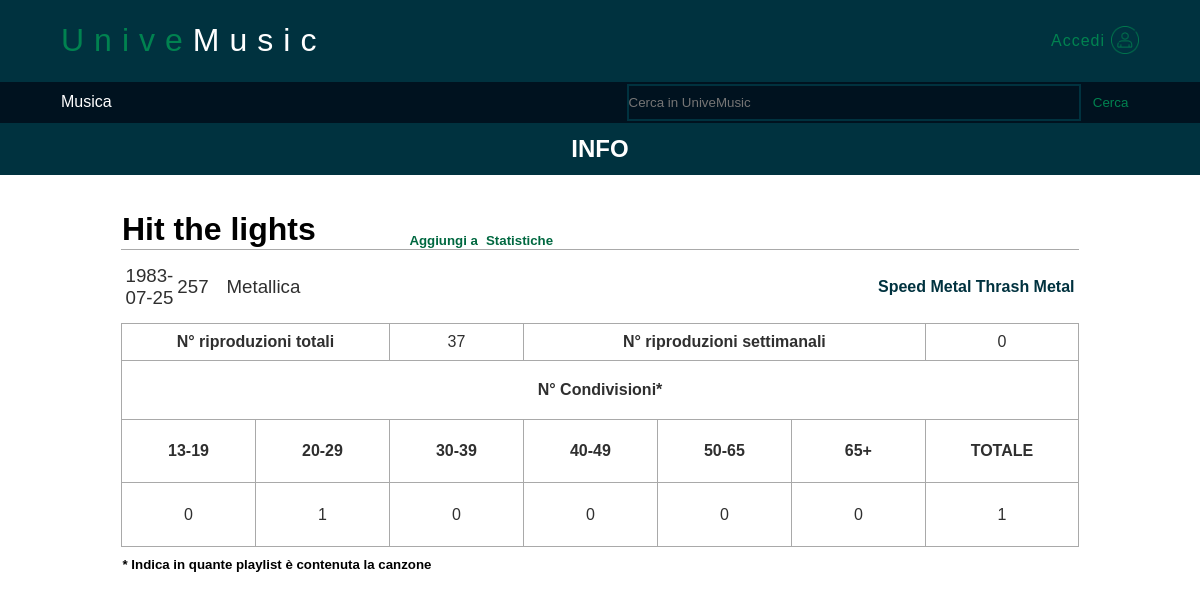
/SongStat/1, run on the app's committed database.
### tables this page shows
CREATE TABLE canzoni (
	id_canzone INTEGER NOT NULL, 
	titolo VARCHAR NOT NULL, 
	rilascio DATE NOT NULL, 
	durata INTEGER NOT NULL, 
	colore VARCHAR NOT NULL, 
	id_artista INTEGER NOT NULL, 
	CONSTRAINT pk_id_canzone PRIMARY KEY (id_canzone), 
	CONSTRAINT key_canzone UNIQUE (titolo, rilascio, id_artista), 
	CONSTRAINT fk_artista FOREIGN KEY(id_artista) REFERENCES artisti (id_utente) ON DELETE CASCADE ON UPDATE CASCADE
);

CREATE TABLE utenti (
	id_utente INTEGER NOT NULL, 
	email VARCHAR NOT NULL, 
	nome VARCHAR NOT NULL, 
	cognome VARCHAR NOT NULL, 
	nickname VARCHAR, 
	bio VARCHAR, 
	data_nascita DATE NOT NULL, 
	password VARCHAR NOT NULL, 
	ruolo INTEGER NOT NULL, 
	CONSTRAINT pk_id_utente PRIMARY KEY (id_utente), 
	CONSTRAINT check_ruolo CHECK (ruolo>0 AND ruolo<4), 
	CONSTRAINT key_email UNIQUE (email), 
	CONSTRAINT key_nickname UNIQUE (nickname), 
	UNIQUE (nickname)
);

CREATE TABLE attributo_canzone (
	id_tag VARCHAR NOT NULL, 
	id_canzone INTEGER NOT NULL, 
	CONSTRAINT pk_attributo_canzone PRIMARY KEY (id_tag, id_canzone), 
	CONSTRAINT fk_tag FOREIGN KEY(id_tag) REFERENCES tag (tag) ON DELETE CASCADE ON UPDATE CASCADE, 
	CONSTRAINT fk_canzone FOREIGN KEY(id_canzone) REFERENCES canzoni (id_canzone) ON DELETE CASCADE ON UPDATE CASCADE
);

### song.py (the view)
@SongBP.route('/SongStat/<IdCanzone>')
def SongStat(IdCanzone):
    conn = engine.connect()
    rs = conn.execute(' SELECT * FROM statistiche WHERE statistiche.id_statistica = ('
                      ' SELECT statistiche.id_statistica FROM statistiche_canzoni NATURAL JOIN statistiche'
                      ' WHERE statistiche_canzoni.id_canzone = ?)', IdCanzone)
    stat = rs.fetchone()
    Tot = stat[1]+stat[2]+stat[3]+stat[4]+stat[5]+stat[6]
    statistiche = {'Fascia1': stat[1],'Fascia2': stat[2],'Fascia3': stat[3],'Fascia4': stat[4],'Fascia5': stat[5],'Fascia6': stat[6],'Tot': Tot,
                    'n_riproduzioni_totali': stat[7], 'n_riproduzioni_settimanali': stat[8]}
    rs = conn.execute(' SELECT * FROM canzoni JOIN utenti ON canzoni.id_artista = utenti.id_utente WHERE canzoni.id_canzone = ?', IdCanzone)
    song = rs.fetchone()
    rs = conn.execute('SELECT attributo_canzone.id_tag FROM attributo_canzone WHERE attributo_canzone.id_canzone = ?', IdCanzone)
    tags = rs.fetchall()
    Tags = {'Tag_1': tags[0][0], 'Tag_2': tags[1][0]}
    conn.close()
    return render_template("SongStatistics.html", stat=statistiche, song=song, tags=Tags)

### main.py (called while the page is built)
@app.context_processor
def inject_enumerate():
    return dict(enumerate=enumerate, str=str, len=len)

### song.py (called while the page is built)
@SongBP.context_processor
def inject_enumerate():
    return dict(enumerate=enumerate, str=str, len=len)

### templates/SongStatistics.html
{% extends "Base.html" %}
{% block pagebody %}
        <div id="container2">
            <h2 id="subtitle">INFO</h2>
        </div>
        <div id="container3">
            <table class="tabella3">
                <tr><td colspan="5">
                    <table style="width: 100%;margin-bottom: 1%;margin-top: 1%;border-collapse: collapse;"><tr>
                        <td style="width: 30%;text-align: left;margin: 0%;border-bottom: 1px solid darkgray;"><h1 id="Playlist">{{song.titolo}}</h1></td>
                        <td style="width: 8%;vertical-align: bottom;border-bottom: 1px solid darkgray;text-align: left;" onmousedown="CancellaRaccolta()">
                            <h5 id="NuovaRaccolta">Aggiungi a</h5>
                        </td>
                        <td style="width: 8%;vertical-align: bottom;border-bottom: 1px solid darkgray;text-align: left;">
                           <a href="DatiPersonali.html"><h5 id="NuovaRaccolta">Statistiche</h5></a>
                        </td>
                        <td style="width: 74%;border-bottom: 1px solid darkgray;"></td>
                    </tr></table>
                </td></tr>
                <tr><td colspan="5">
                    <table style="width: 100%;font-family: Helvetica;border-collapse: collapse;">
                        <tr>
                            <td colspan="7">
                                <table style="width:100%; table-layout: auto;margin-bottom: 1%;">
                                    <tr>
                                        <td style="width: 5%;"><h3 class="text-section-2" style="font-weight: lighter;margin: 0%;">{{song.rilascio}}</h3></td>
                                        <td style="width: 5%;"><h3 class="text-section-2" style="font-weight: lighter;margin: 0%;">{{song.durata}}</h3></td>
                                        <td style="width: 20%;"><h3 class="text-section-2" style="font-weight: lighter;margin: 0%;">{{song.nickname}}</h3></td>
                                        <td style="width: 70%;text-align:right;"><h4 class="text-section-2" style="margin: 0%;color: #00323F;">{{tags.Tag_1}} {{tags.Tag_2}}</h4></td>
                                    </tr>
                                </table>
                            </td>
                        </tr>
                        <tr>
                            <td colspan="2" style="font-family: Helvetica;color: #2f2f2f;border: 1px solid darkgray;text-align: center;"><h4 style="margin: 2%;">N° riproduzioni totali</h4></td>
                            <td style="font-family: Helvetica;color: #2f2f2f;border: 1px solid darkgray;text-align: center;"><h4 style="font-weight: lighter;margin: 0%;">{{stat.n_riproduzioni_totali}}</h4></td>
                            <td colspan="3" style="font-family: Helvetica;color: #2f2f2f;border: 1px solid darkgray;text-align: center;"><h4 style="margin: 2%;">N° riproduzioni settimanali</h4></td>
                            <td style="font-family: Helvetica;color: #2f2f2f;border: 1px solid darkgray;text-align: center;"><h4 style="font-weight: lighter;margin: 0%;">{{stat.n_riproduzioni_settimanali}}</h4></td>
                        </tr>
                        <tr>
                            <td colspan="7" style="font-family: Helvetica;color: #2f2f2f;border: 1px solid darkgray;text-align: center;"><h4 style="margin: 2%;">N° Condivisioni*</h4></td>
                        </tr>
                        <tr>
                            <td style="width:14%; font-family: Helvetica;color: #2f2f2f;border: 1px solid darkgray;text-align: center;"><h4>13-19</h4></td>
                            <td style="width:14%;font-family: Helvetica;color: #2f2f2f;border: 1px solid darkgray;text-align: center;"><h4>20-29</h4></td>
                            <td style="width:14%;font-family: Helvetica;color: #2f2f2f;border: 1px solid darkgray;text-align: center;"><h4>30-39</h4></td>
                            <td style="width:14%;font-family: Helvetica;color: #2f2f2f;border: 1px solid darkgray;text-align: center;"><h4>40-49</h4></td>
                            <td style="width:14%;font-family: Helvetica;color: #2f2f2f;border: 1px solid darkgray;text-align: center;"><h4>50-65</h4></td>
                            <td style="width:14%;font-family: Helvetica;color: #2f2f2f;border: 1px solid darkgray;text-align: center;"><h4>65+</h4></td>
                            <td style="width:16%;font-family: Helvetica;color: #2f2f2f;border: 1px solid darkgray;text-align: center;"><h4>TOTALE</h4></td>
                        </tr>
                        <tr>
                            <td style="width:14%;font-family: Helvetica;color: #2f2f2f;border: 1px solid darkgray;text-align: center;"><h4 style="font-weight: lighter;">{{stat.Fascia1}}</h4></td>
                            <td style="width:14%;font-family: Helvetica;color: #2f2f2f;border: 1px solid darkgray;text-align: center;"><h4 style="font-weight: lighter;">{{stat.Fascia2}}</h4></td>
                            <td style="width:14%;font-family: Helvetica;color: #2f2f2f;border: 1px solid darkgray;text-align: center;"><h4 style="font-weight: lighter;">{{stat.Fascia3}}</h4></td>
                            <td style="width:14%;font-family: Helvetica;color: #2f2f2f;border: 1px solid darkgray;text-align: center;"><h4 style="font-weight: lighter;">{{stat.Fascia4}}</h4></td>
                            <td style="width:14%;font-family: Helvetica;color: #2f2f2f;border: 1px solid darkgray;text-align: center;"><h4 style="font-weight: lighter;">{{stat.Fascia5}}</h4></td>
                            <td style="width:14%;font-family: Helvetica;color: #2f2f2f;border: 1px solid darkgray;text-align: center;"><h4 style="font-weight: lighter;">{{stat.Fascia6}}</h4></td>
                            <td style="width:16%;font-family: Helvetica;color: #2f2f2f;border: 1px solid darkgray;text-align: center;"><h4 style="font-weight: lighter;">{{stat.Tot}}</h4></td>
                        </tr>
                        <tr>
                            <td colspan="7" style="font-family: Helvetica;"><h5 style="margin: 1%;margin-left: 0%;">* Indica in quante playlist è contenuta la canzone</h5></td>
                        </tr>
                    </table>
                </td></tr>
            </table>
        </div>
{% endblock%}

### static/stile.css (style rules this page uses)
html { height: 100%; }
body { height: 100%; margin: 0%; border-collapse: collapse; position: relative; }
#container2 { background-color: #00323F; text-align: center; width: 100%; height: auto; }
#subtitle { font-family: sans-serif; color: white; margin: 0%; padding: 1%; }
#container3 { width: 100%; margin-top: 2%; margin-bottom: 2%; }
.tabella3 { width: 80%; margin-left: 10%; margin-top: 0%; border-collapse: collapse; table-layout: fixed; }
a { text-decoration: none; }
.text-section-2 { font-family: Helvetica; font-weight:bold; margin-left: 0%; margin-top: 2%; margin-bottom: 1%; padding: 0%; color: #2F2F2F; }
#Playlist { font-family: Helvetica; font-weight:bold; margin: 0%; padding: 0%; }
#NuovaRaccolta { font-family: Helvetica; margin: 0%; color:#006840; }

### data on the page
canzoni: titolo "Hit the lights", rilascio "1983-07-25", durata "257"
utenti: nickname "Metallica"
attributo_canzone: Tag_1 "Speed Metal"
attributo_canzone: Tag_2 "Thrash Metal"

### other printed values
{{ stat.n_riproduzioni_totali }} "37"
{{ stat.n_riproduzioni_settimanali }} "0"
{{ stat.Fascia1 }} "0"
{{ stat.Fascia2 }} "1"
{{ stat.Fascia3 }} "0"
{{ stat.Fascia4 }} "0"
{{ stat.Fascia5 }} "0"
{{ stat.Fascia6 }} "0"
{{ stat.Tot }} "1"
